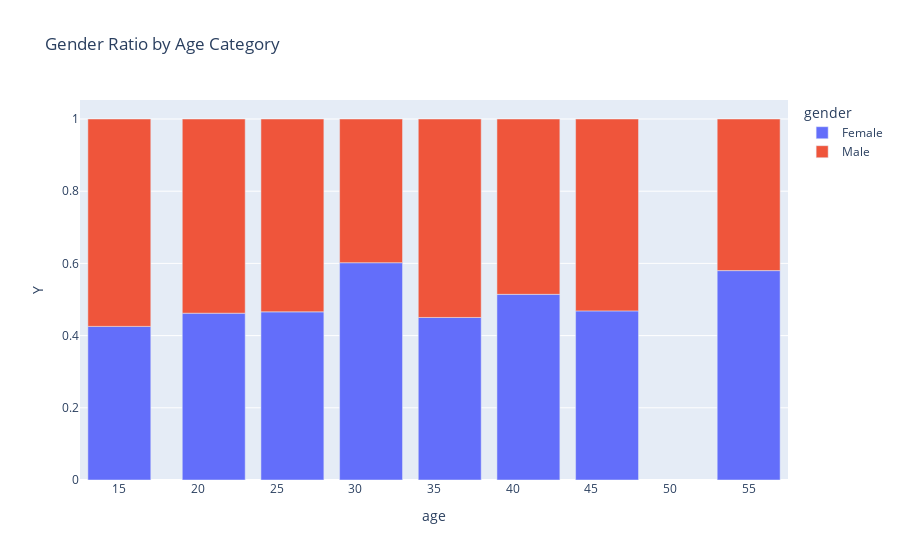

Notebook code for this chart:
### Code cell
# plotting the gender ratio for each age category
fig=px.bar(df_restaurant_gender_age_ratio,x="age",y="Y",color="gender", title=" Gender Ratio by Age Category")
fig.write_image("images/restaurant_coupon_gender_ratio.png")
fig.show()

### Figure 1 — Plotly figure (JSON) as saved in the notebook; plotly's stock layout.template omitted (floating-point values rounded to 4 significant figures)
{"data": [{"alignmentgroup": "True", "hovertemplate": "gender=Female<br>age=%{x}<br>Y=%{y}<extra></extra>", "legendgroup": "Female", "marker": {"color": "#636efa", "pattern": {"shape": ""}}, "name": "Female", "offsetgroup": "Female", "orientation": "v", "showlegend": true, "textposition": "auto", "type": "bar", "x": [15, 21, 26, 31, 36, 41, 46, 55], "xaxis": "x", "y": [0.4255, 0.4621, 0.4659, 0.6019, 0.4503, 0.5143, 0.4685, 0.58], "yaxis": "y"}, {"alignmentgroup": "True", "hovertemplate": "gender=Male<br>age=%{x}<br>Y=%{y}<extra></extra>", "legendgroup": "Male", "marker": {"color": "#EF553B", "pattern": {"shape": ""}}, "name": "Male", "offsetgroup": "Male", "orientation": "v", "showlegend": true, "textposition": "auto", "type": "bar", "x": [15, 21, 26, 31, 36, 41, 46, 55], "xaxis": "x", "y": [0.5745, 0.5379, 0.5341, 0.3981, 0.5497, 0.4857, 0.5315, 0.42], "yaxis": "y"}], "layout": {"barmode": "relative", "legend": {"title": {"text": "gender"}, "tracegroupgap": 0}, "title": {"text": " Gender Ratio by Age Category"}, "xaxis": {"anchor": "y", "domain": [0, 1], "title": {"text": "age"}}, "yaxis": {"anchor": "x", "domain": [0, 1], "title": {"text": "Y"}}}}
